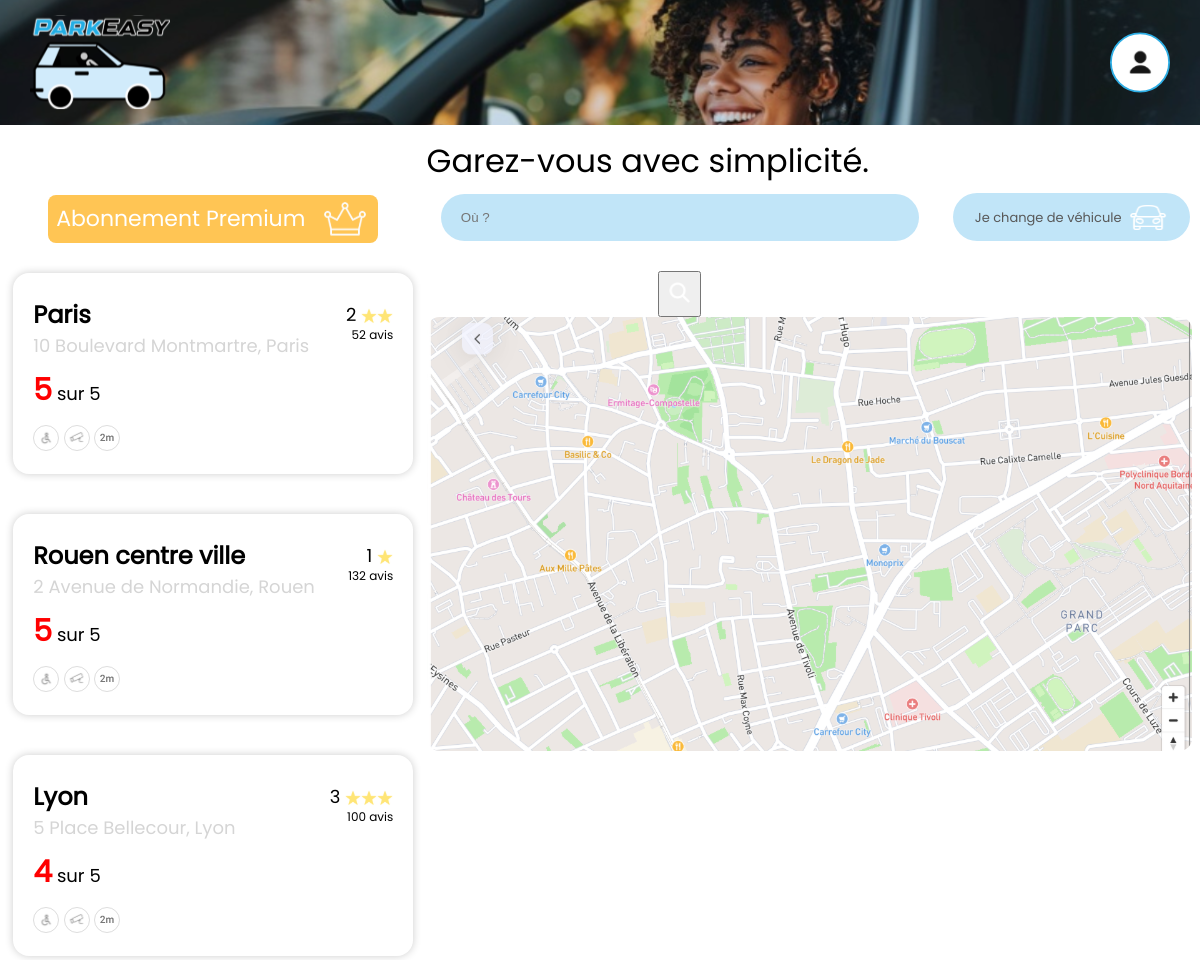
The app's page /home, older data.
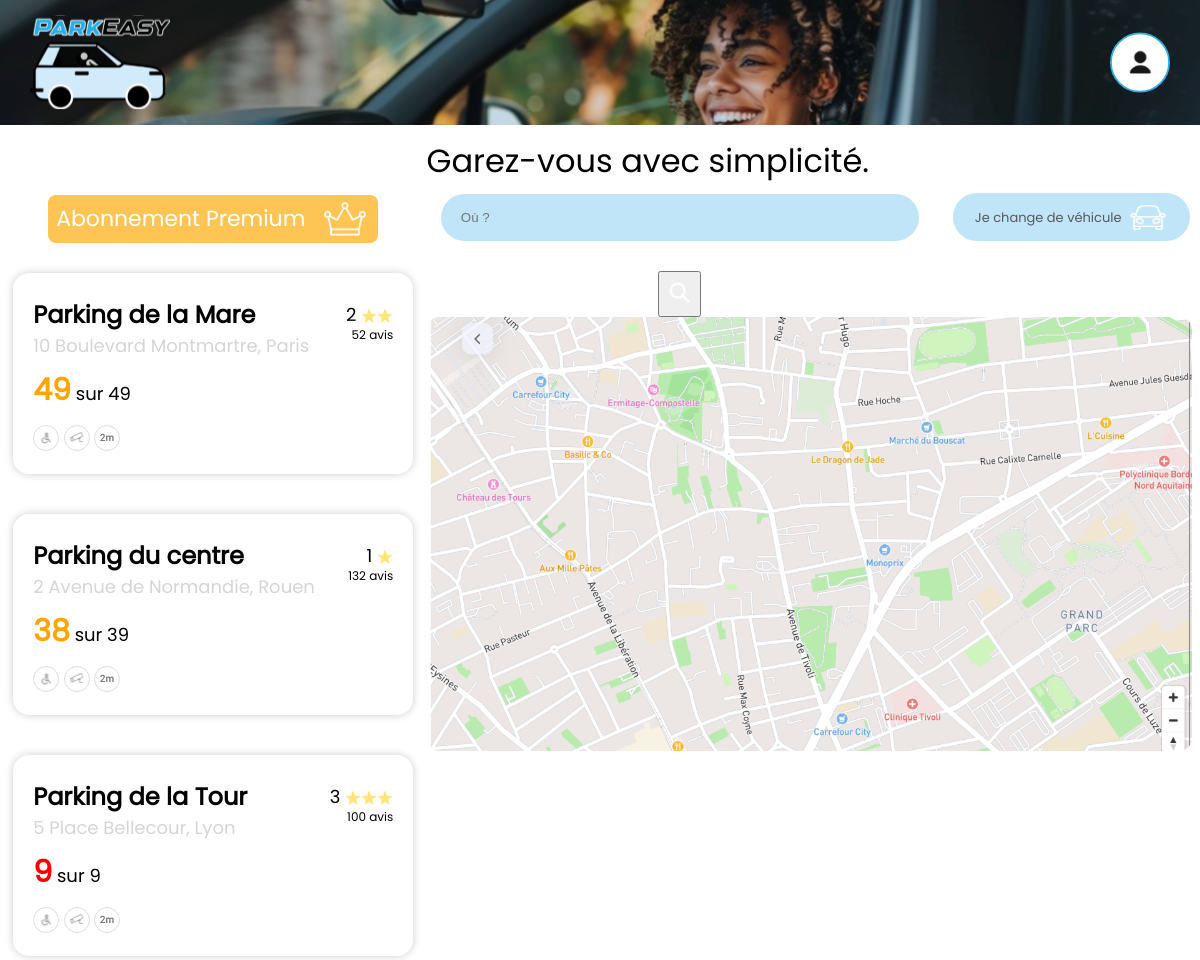
The same page, newer data.
### tables this page shows
CREATE TABLE Parking (
        Park_Id INTEGER PRIMARY KEY AUTOINCREMENT,
        Nom_Parking TEXT UNIQUE NOT NULL,
        Adresse_Parking TEXT NOT NULL,
        Ville_Parking TEXT NOT NULL,
        Hauteur_max REAL NOT NULL,
        A_Places_handicapees INTEGER NOT NULL DEFAULT 0,
        Est_Sous_Surveillance INTEGER NOT NULL DEFAULT 0,
        Est_Couvert INTEGER NOT NULL DEFAULT 0,
        Est_Horaire_24h INTEGER NOT NULL DEFAULT 0 
    );

### app.py (the view, shortened to what this page needs)
@app.route('/home', methods=['GET','POST'])
def home():
    if request.method == 'GET':
        with connect_db() as db:
            cursor = db.cursor()
            cursor.execute("SELECT * FROM Parking")
            parkings =  cursor.fetchall()
            parking1 = random.choice(parkings)
            parkings.remove(parking1)
            parking2 = random.choice(parkings)
            parkings.remove(parking2)
            parking3 = random.choice(parkings)
            parkings.remove(parking3)
            cursor.execute("SELECT COUNT(Place.Place_Id) FROM Place LEFT JOIN Reservation ON Place.Place_Id = Reservation.Place_Id AND Reservation.Date_Fin_Reservation >= datetime('now') WHERE Place.Park_Id = ? AND Reservation.Place_Id IS NULL;", (parking1[0],))
            nombre_places_disponibles_parking1 = cursor.fetchone()[0]
            cursor.execute("SELECT COUNT(Place.Place_Id) FROM Place WHERE Park_Id = ?", (parking1[0],))
            nombre_places_totales_parking1 = cursor.fetchone()[0]
            if nombre_places_disponibles_parking1 < 25:
                color1 = 'red'
            elif nombre_places_disponibles_parking1 < 50:
                color1 = 'orange'
            else:
                color1 = 'green'
            cursor.execute("SELECT COUNT(Place.Place_Id) FROM Place LEFT JOIN Reservation ON Place.Place_Id = Reservation.Place_Id AND Reservation.Date_Fin_Reservation >= datetime('now') WHERE Place.Park_Id = ? AND Reservation.Place_Id IS NULL;", (parking2[0],))
            nombre_places_disponibles_parking2 = cursor.fetchone()[0]
            cursor.execute("SELECT COUNT(Place.Place_Id) FROM Place WHERE Park_Id = ?", (parking2[0],))
            nombre_places_totales_parking2 = cursor.fetchone()[0]
            if nombre_places_disponibles_parking2 < 25:
                color2 = 'red'
            elif nombre_places_disponibles_parking2 < 50:
                color2 = 'orange'
            else:
                color2 = 'green'
            cursor.execute("SELECT COUNT(Place.Place_Id) FROM Place LEFT JOIN Reservation ON Place.Place_Id = Reservation.Place_Id AND Reservation.Date_Fin_Reservation >= datetime('now') WHERE Place.Park_Id = ? AND Reservation.Place_Id IS NULL;", (parking3[0],))
            nombre_places_disponibles_parking3 = cursor.fetchone()[0]
            cursor.execute("SELECT COUNT(Place.Place_Id) FROM Place WHERE Park_Id = ?", (parking3[0],))
            nombre_places_totales_parking3 = cursor.fetchone()[0]
            if nombre_places_disponibles_parking3 < 25:
                color3 = 'red'
            elif nombre_places_disponibles_parking3 < 50:
                color3 = 'orange'
            else:
                color3 = 'green'
        return render_template('home.html', parking1=parking1, parking2=parking2, parking3=parking3, nombre_places_disponibles_parking1=nombre_places_disponibles_parking1, nombre_places_disponibles_parking2=nombre_places_disponibles_parking2, nombre_places_disponibles_parking3=nombre_places_disponibles_parking3, nombre_places_totales_parking1=nombre_places_totales_parking1, nombre_places_totales_parking2=nombre_places_totales_parking2, nombre_places_totales_parking3=nombre_places_totales_parking3, color1=color1, color2=color2, color3=color3)

### app.py (called while the page is built)
def connect_db():
    db_path = os.path.join(os.path.dirname(__file__), 'ParkEase.db')
    return sqlite3.connect(db_path)

### templates/home.html (shortened to what this page needs)
<!DOCTYPE html>
<html lang="fr">
<head>
    <link rel="stylesheet" href="/static/reset.css">
    <link rel="stylesheet" href="/static/home.css">
    <link rel="stylesheet" href="/static/global.css">
</head>
<div class="navbar">
    <img class="logo" src="../static/Picture/logo.svg" alt="logo">
    <div class="navaccount">
        <img class="account" src="../static/Picture/account.svg" alt="account">
    </div>
</div>
<body>
    <div class="wrapper">
        <div class="container">
            <div class="main">
                <div class="firstcontainer">
                    <a href="#" class="premiumcontainer">
                        <p class="abonnementpremium">Abonnement Premium</p>
                        <img class="premium" src="../static/Picture/Crown.svg" alt="logo">
                    </a>
                    <div class="cardcontainer">
                        <a href="/detailparking/{{parking1[0]}}" class="card">
                            <div class="leftcontainer">
                                <h2 class="cardtitle">{{ parking1[1] }}</h2>
                                <p class="cardparagraph">{{ parking1[2] }}</p>
                                <p class="cardnbplace"><span id="{{color1}}">{{ nombre_places_disponibles_parking1 }}</span> sur {{ nombre_places_totales_parking1 }}</p>
                                <div class="cardpicturecontainer">
                                    <img class="cardpicture" src="../static/Picture/handicap.svg" alt="handicap">
                                    <img class="cardpicture" src="../static/Picture/camera.svg" alt="camera">
                                    <img class="cardpicture" src="../static/Picture/hauteur.svg" alt="hauteur">
                                </div>
                            </div>
                            <div class="rightcontainer">
                                <div class="notecontainer">
                                    <p class="note">2</p>
                                    <img class="star" src="../static/Picture/Star.svg" alt="star">
                                    <img class="star" src="../static/Picture/Star.svg" alt="star">
                                </div>
                                <p class="nbavis">52 avis</p>
                            </div>
                        </a>
                        <a href="/detailparking/{{parking2[0]}}" class="card">
                            <div class="leftcontainer">
                                <h2 class="cardtitle">{{ parking2[1] }}</h2>
                                <p class="cardparagraph">{{ parking2[2] }}</p>
                                <p class="cardnbplace"><span id="{{color2}}">{{ nombre_places_disponibles_parking2 }}</span> sur {{ nombre_places_totales_parking2 }}</p>
                                <div class="cardpicturecontainer">
                                    <img class="cardpicture" src="../static/Picture/handicap.svg" alt="handicap">
                                    <img class="cardpicture" src="../static/Picture/camera.svg" alt="camera">
                                    <img class="cardpicture" src="../static/Picture/hauteur.svg" alt="hauteur">
                                </div>
                            </div>
                            <div class="rightcontainer">
                                <div class="notecontainer">
                                    <p class="note">1</p>
                                    <img class="star" src="../static/Picture/Star.svg" alt="star">
                                </div>
                                <p class="nbavis">132 avis</p>
                            </div>
                        </a>
                        <a href="/detailparking/{{parking3[0]}}" class="card">
                            <div class="leftcontainer">
                                <h2 class="cardtitle">{{ parking3[1] }}</h2>
                                <p class="cardparagraph">{{ parking3[2] }}</p>
                                <p class="cardnbplace"><span id="{{color3}}">{{ nombre_places_disponibles_parking3 }}</span> sur {{ nombre_places_totales_parking3 }}</p>
                                <div class="cardpicturecontainer">
                                    <img class="cardpicture" src="../static/Picture/handicap.svg" alt="handicap">
                                    <img class="cardpicture" src="../static/Picture/camera.svg" alt="camera">
                                    <img class="cardpicture" src="../static/Picture/hauteur.svg" alt="hauteur">
                                </div>
                            </div>
                            <div class="rightcontainer">
                                <div class="notecontainer">
                                    <p class="note">3</p>
                                    <img class="star" src="../static/Picture/Star.svg" alt="star">
                                    <img class="star" src="../static/Picture/Star.svg" alt="star">
                                    <img class="star" src="../static/Picture/Star.svg" alt="star">
                                </div>
                                <p class="nbavis">100 avis</p>
                            </div>
                        </a>
                    </div>
                </div>
                <div class="secondcontainerwrapper">
                    <div class="secondcontainer">
                        <div class="titlecontainer">
                            <h1 class="title">Garez-vous avec simplicité.</h1>
                        </div>
                        <div class="barrederecherche">
                            <form method="post" action="/home">
                                <input class="input" type="text" id="Nom_Parking" name="Nom_Parking" placeholder="Où ?" required>
                                <button type="submit" class="button"><img src="../static/Picture/Search.svg" alt="search"></button>
                            </form>
                                <div class="vehicule">
                                <p class="paragraphvehicule">Je change de véhicule</p>
                                <img class="car" src="../static/Picture/Car.svg" alt="car">
                            </div>
                        </div>
                        <div>
                            <img class="map" src="../static/Picture/map.svg" alt="map">
                        </div>
                    </div>
                </div>
            </div>
        </div>
    </div>
</body>
</html>

### static/home.css (style rules this page uses)
.wrapper { display: flex; align-items: center; justify-content: center; border-radius: 16px; font-family: "Poppins", sans-serif; color: white; text-align: center; margin-left: 5px; margin-right: 5px; margin-bottom: 5px; }
.container { width: 100%; }
.navbar { background-image: url('../static/Picture/Header.svg'); display: flex; height: 125px; justify-content: space-between; position: sticky; width: 100%; }
.logo { max-width: 140px; max-height: auto; margin-left: 30px; }
.account { max-width: 60px; max-height: auto; margin-right: 30px; }
.navaccount { display: flex; }
.titlecontainer { color: black; align-items: center; }
.input { border-radius: 300px; border: none; background-color: #C1E5F8; padding-left: 20px; margin-top: 17px; height: 45px; margin-bottom: 30px; }
.main { display: flex; margin-top: 20px; }
.firstcontainer { display: flex; flex-direction: column; align-items: center; }
.secondcontainer { display: flex; flex-direction: column; justify-content: flex-start; align-items: flex-start; }
.secondcontainerwrapper { display: flex; justify-content: center; }
.premiumcontainer { display: flex; align-items: center; justify-content: center; background-color: #FFC554; text-decoration: none; border-radius: 8px; transition: all 0.3s ease-in-out; margin-top: 50px; margin-bottom: 30px; }
.abonnementpremium { color: white; margin-left: 8px; font-size: 22px; }
.premium { margin-right: 8px; width: 50px; height: auto; margin-top: 2px; margin-bottom: 2px; margin-left: 15px; }
.title { font-size: 32px; }
.map, .barrederecherche, .title { margin-left: 5px; margin-right: 5px; }
.map { width: 99%; height: auto; }
.cardcontainer { display: flex; flex-direction: column; justify-content: flex-start; align-items: flex-start; text-align: start; }
.card { box-shadow: 0 0 8px rgba(0, 0, 0, 0.2); border-radius: 16px; margin-bottom: 40px; display: flex; text-decoration: none; color: black; transition: all 0.3s ease-in-out; width: 400px; justify-content: space-between; }
.cardtitle { font-size: 24px; margin-left: 20px; margin-right: 20px; margin-top: 30px; margin-bottom: 10px; font-weight: bold; }
.cardparagraph { margin-left: 20px; margin-right: 20px; margin-bottom: 20px; color: #D5D5D5; }
.cardnbplace { margin-left: 20px; margin-right: 20px; margin-bottom: 20px; }
#orange { color: orange; font-size: 30px; font-weight: bold; }
#red { color: red; font-size: 30px; font-weight: bold; }
.cardpicturecontainer { margin-left: 20px; margin-bottom: 20px; }
.notecontainer { display: flex; margin-top: 30px; justify-content: flex-end; align-items: flex-end; margin-bottom: 5px; }
.nbavis { font-size: 12px; }
.rightcontainer { display: flex; flex-direction: column; align-items: flex-end; margin-right: 20px; }
.note { margin-top: 3px; margin-right: 5px; }
.vehicule { background-color: #C1E5F8; display: flex; justify-content: center; align-items: center; border-radius: 300px; border: none; margin-top: 16px; height: 48px; padding-left: 20px; margin-left: 20px; padding-right: 20px; transition: all 0.3s ease-in-out; }
.paragraphvehicule { font-size: 13px; color: rgb(88, 88, 88); }
.barrederecherche { display: flex; }
.car { margin-left: 8px; }
@media screen and (min-width: 1100px) { .firstcontainer { width: 35%; } }
@media screen and (min-width: 1100px) { .secondcontainerwrapper { width: 65%; } }
@media screen and (min-width: 1100px) { .vehicule { width: 17vw; } }
@media screen and (min-width: 1100px) { .input { width: 38vw; } }

### static/global.css (style rules this page uses)
h1 { font-size: 56px; }
h2 { font-size: 40px; }
p { font-size: 18px; }

Row changes from the older to the newer data that the page shows:
changed Parking "10 Boulevard Montmartre, Paris": Nom_Parking "Paris" → "Parking de la Mare"
changed Parking "2 Avenue de Normandie, Rouen": Nom_Parking "Rouen centre ville" → "Parking du centre"
changed Parking "5 Place Bellecour, Lyon": Nom_Parking "Lyon" → "Parking de la Tour"
Text that changed along with them:
{{ nombre_places_disponibles_parking1 }}: "5" → "49"
{{ nombre_places_totales_parking1 }}: "5" → "49"
{{ nombre_places_disponibles_parking2 }}: "5" → "38"
{{ nombre_places_totales_parking2 }}: "5" → "39"
{{ nombre_places_disponibles_parking3 }}: "4" → "9"
{{ nombre_places_totales_parking3 }}: "5" → "9"
